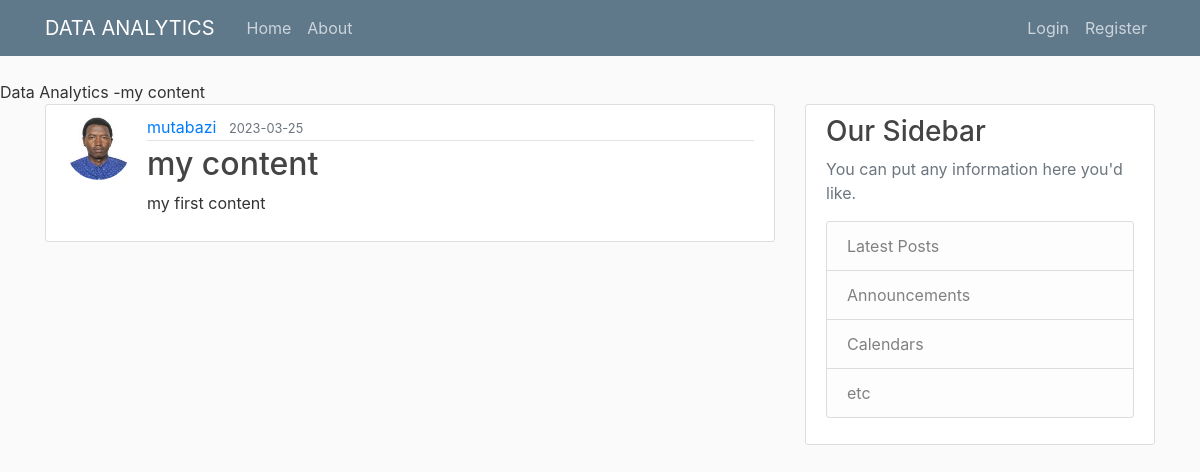
/post/1, run on an earlier commit of the app's database.
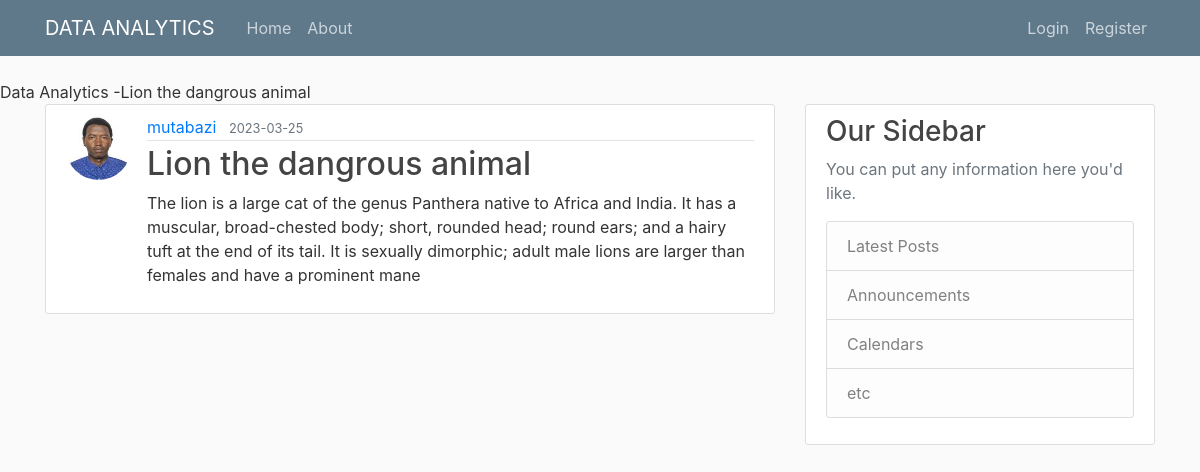
And on a later commit of the database.
### app/models.py (models this page shows, shortened)
class Post(db.Model):
    id= db.Column(db.Integer, primary_key= True)
    title= db.Column(db.String(100),nullable= False)
    date_posted= db.Column(db.DateTime, nullable= False, default=datetime.utcnow)
    content= db.Column(db.Text, nullable= False)
    user_id= db.Column(db.Integer, db.ForeignKey('user.id'), nullable= False)

### app/posts/routes.py (the view)
@posts.route("/post/<int:post_id>")
def post(post_id):
     post= Post.query.get_or_404(post_id)
     return render_template('post.html',title= post.title, post= post)

### app/templates/post.html (shortened to what this page needs)
{% extends "layout.html" %}
{% block content %}
    <article class="media content-section">
      <img class="rounded-circle article-img" src="{{url_for('static', filename= 'profile_pics/' + post.author.image_file)}}"></img>
        <div class="media-body">
          <div class="article-metadata">
            <a class="mr-2" href="{{url_for('users.user_post', username= post.author.username)}}">{{ post.author.username }}</a>
            <small class="text-muted">{{ post.date_posted.strftime('%Y-%m-%d') }}</small>
          </div>
          <h2 class="article-title">{{ post.title }}</h2>
          <p class="article-content">{{ post.content }}</p>
        </div>
      </article>
{% endblock content%}

### app/templates/layout.html (shortened to what this page needs)
<!DOCTYPE html>
<head>
<link rel="stylesheet" href="https://cdn.jsdelivr.net/npm/bootstrap@4.0.0/dist/css/bootstrap.min.css">
<link rel="stylesheet" type="text/css" href="{{url_for('static', filename= 'main.css')}}"
    {% if title %}
        <title>Data Analytics -{{title}}</title>
    {% else %}
    <title>Data Analytics</title>
    {%endif%}
</head>
<body>
    <header class="site-header">
        <nav class="navbar navbar-expand-md navbar-dark bg-steel fixed-top">
          <div class="container">
            <a class="navbar-brand mr-4" href="/">DATA ANALYTICS</a>
            <div class="collapse navbar-collapse" id="navbarToggle">
              <div class="navbar-nav mr-auto">
                <a class="nav-item nav-link" href="{{url_for('main.home')}}">Home</a>
                <a class="nav-item nav-link" href="{{url_for('main.about')}}">About</a>
              </div>
              <div class="navbar-nav">
                {% if current_user.is_authenticated %}
                <a class="nav-item nav-link" href="{{url_for('posts.new_post')}}">New Post</a>
                <a class="nav-item nav-link" href="{{url_for('users.account')}}">account</a>
                <a class="nav-item nav-link" href="{{url_for('users.logout')}}">Logout</a>
                {% else %}
                <a class="nav-item nav-link" href="{{url_for('users.login')}}">Login</a>
                <a class="nav-item nav-link" href="{{url_for('users.register')}}">Register</a>
                {% endif %}
              </div>
            </div>
          </div>
        </nav>
      </header>
      <main role="main" class="container">
        <div class="row">
          <div class="col-md-8">
            {% block content %}{% endblock %}
          </div>
          <div class="col-md-4">
            <div class="content-section">
              <h3>Our Sidebar</h3>
              <p class='text-muted'>You can put any information here you'd like.
                <ul class="list-group">
                  <li class="list-group-item list-group-item-light">Latest Posts</li>
                  <li class="list-group-item list-group-item-light">Announcements</li>
                  <li class="list-group-item list-group-item-light">Calendars</li>
                  <li class="list-group-item list-group-item-light">etc</li>
                </ul>
              </p>
            </div>
          </div>
        </div>
      </main>
</body>
</html>

What changed in the data, as far as the page shows it:
changed Post: title "my content" → "Lion the dangrous animal"; content "my first content" → "The lion is a large cat of the genus Panthera native to Africa and India. It has a muscular, broad-chested body; short, rounded head; round ears; and a hairy tuft at the end of its tail. It is sexually dimorphic; adult male lions are larger than females and have a prominent mane"
